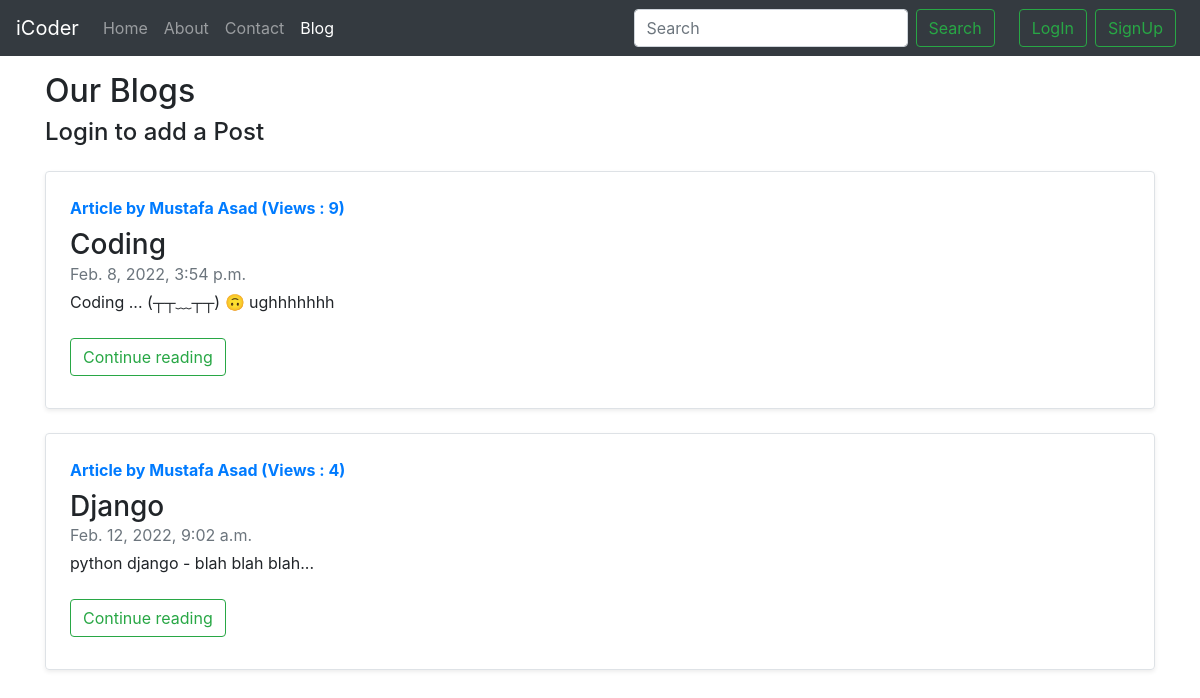
/blog/, run on an earlier commit of the app's database.
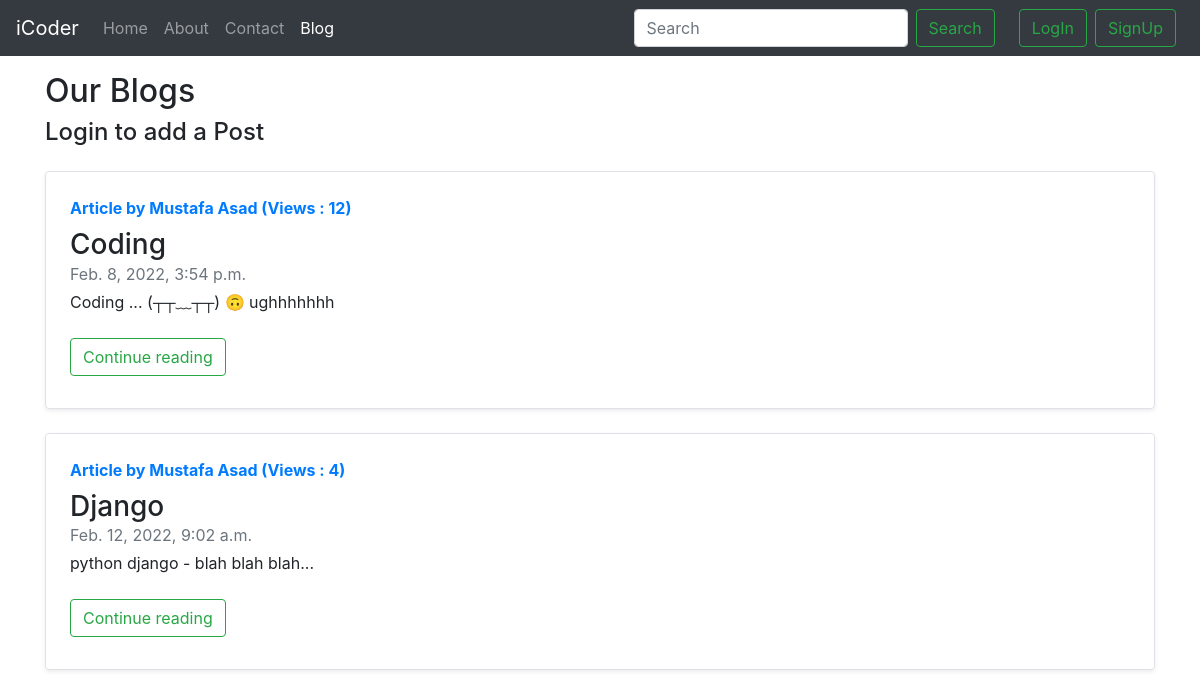
And on a later commit of the database.
### blog/models.py (models this page shows, shortened)
class Post(models.Model):
    sno=models.AutoField(primary_key=True)
    title=models.CharField(max_length=100)
    author=models.CharField(max_length=30)
    content=models.TextField()
    timestamp=models.DateTimeField(blank=True)
    slug=models.CharField(max_length=100)
    views=models.IntegerField(default=0)

### blog/views.py (the view)
# urls.py: path('', views.bloghome, name='bloghome'),
def bloghome(request):
    if request.method == 'POST':
        form=PostCreateForm(request.POST)
        if form.is_valid():
            instance=form.save(commit=False)
            instance.author=request.user.username
            instance.timestamp=datetime.now()
            instance.save()
            return redirect('bloghome')
    else:
        form=PostCreateForm()
    allposts=Post.objects.all()
    user=request.user
    context={'allposts':allposts,'form':form,'user':user}
    return render(request,'blog/bloghome.html',context)

### blog/forms.py
class PostCreateForm(forms.ModelForm):
    class Meta:
        model=Post
        fields=['title','content','slug']
    class Media:
        js=('tinyinject.js',)

### templates/blog/bloghome.html (shortened to what this page needs)
{% extends 'base.html' %}
{% block blogactive %}active{% endblock blogactive %}
{% load crispy_forms_tags %}
{% block body %}
<div class="container my-3">
		<h2>Our Blogs</h2>
		{% if user.is_authenticated %}
		<form action="" method="post"> {% csrf_token %}
			{{ form|crispy }}
			<button type="submit" class="btn btn-outline-success my-2 my-sm-0">Submit</button>
		</form>
		{% else %}
		<h4>Login to add a Post</h4>
		{% endif %}
		{% for post in allposts %}
		<div class="row no-gutters border rounded overflow-hidden flex-md-row my-4 shadow-sm h-md-250 position-relative">
				<div class="col p-4 d-flex flex-column position-static">
					<strong class="d-inline-block mb-2 text-primary">Article by {{post.author}} (Views : {{post.views}})</strong>
					<h3 class="mb-0">{{post.title}} </h3>
					<div class="mb-1 text-muted">{{post.timestamp}} </div>
					<p class="card-text mb-auto"><div class="preview">{{post.content|safe|truncatechars:100}}</div> </p>
					<div class="my-2">
						<a href="/blog/{{post.slug}}" role="button" class="btn btn-outline-success my-2 my-sm-0">Continue reading</a>
					</div>
				</div>
		</div>
		{% endfor %}
</div>
{% endblock body %}

### templates/base.html (shortened to what this page needs)
<!doctype html>
<html lang="en">
<head>
	<link rel="stylesheet" href="https://stackpath.bootstrapcdn.com/bootstrap/4.4.1/css/bootstrap.min.css"
>
</head>
<body>
	<nav class="navbar navbar-expand-lg navbar-dark bg-dark">
		<a class="navbar-brand" href="/">iCoder</a>
		<div class="collapse navbar-collapse" id="navbarSupportedContent">
			<ul class="navbar-nav mr-auto">
				<li class="nav-item {% block homeactive %}{% endblock homeactive %}">
					<a class="nav-link" href="/">Home <span class="sr-only">(current)</span></a>
				</li>
				<li class="nav-item {% block aboutactive %}{% endblock aboutactive %}">
					<a class="nav-link" href="/about">About</a>
				</li>
				<li class="nav-item {% block contactactive %}{% endblock contactactive %}">
					<a class="nav-link" href="/contact">Contact</a>
				</li>
				<li class="nav-item {% block blogactive %}{% endblock blogactive %}">
					<a class="nav-link" href="/blog">Blog</a>
				</li>
			</ul>
			<div class="ml-auto form-inline">
			<form method="get" action="/search" class="form-inline my-2 my-lg-0">
				<input class="form-control mr-sm-2" type="search" placeholder="Search" aria-label="Search" name="query"
					id="query">
				<button class="btn btn-outline-success my-2 my-sm-0" type="submit">Search</button>
				{% if user.is_authenticated %}
				<ul class="navbar-nav form-inline mx-2">
					<li class="nav-item dropdown">
						<a class="nav-link dropdown-toggle" href="#" id="navbarDropdown" role="button" data-toggle="dropdown" aria-haspopup="true" aria-expanded="false">
						  Welcome {{request.user}}
						</a>
						<div class="dropdown-menu" aria-labelledby="navbarDropdown">
						  <a class="dropdown-item" href="/logout">LogOut</a>
						</div>
					  </li>
				</ul>
				{% else %}
				<button type="button" class="btn btn-outline-success my-2 my-sm-0 ml-4" data-toggle="modal" data-target="#loginmodal">
					LogIn
				</button>
				<button type="button" class="btn btn-outline-success my-2 my-sm-0 mx-2" data-toggle="modal" data-target="#signupmodal">
					SignUp
				</button>
				{% endif %}
			</form>
		</div>
		</div>
	</nav>
	{% block body %}{% endblock body %}
</body>
</html>

What changed in the data, as far as the page shows it:
changed Post "Coding": views "9" → "12"
